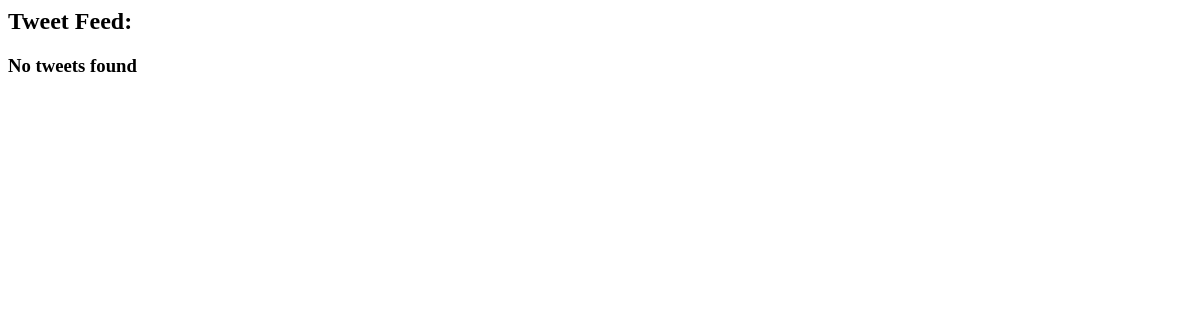
The page /tweet/61/ on the database as committed earlier.
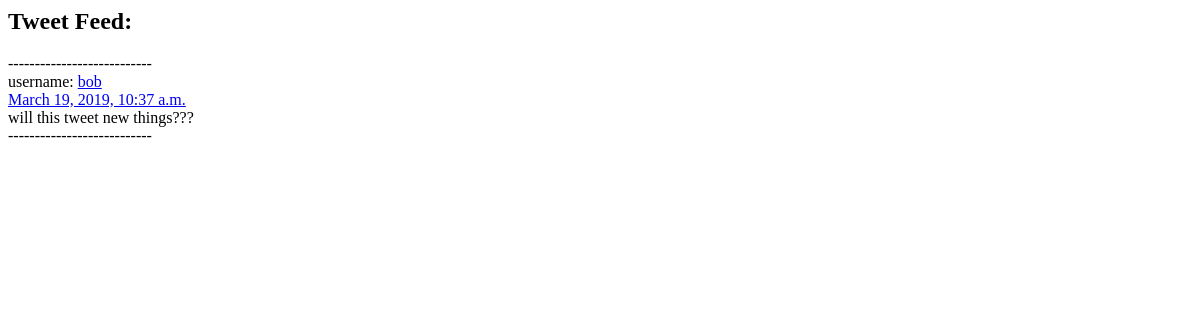
The same page on the database as committed later.
### twitterdjango/tweet/models.py (models this page shows)
class Tweet(models.Model):
    body = models.CharField(max_length=140)
    date_created = models.DateTimeField(auto_now_add=True, blank=True)
    userprofile = models.ForeignKey(
        TwitterUser, on_delete=models.CASCADE)

### twitterdjango/twitteruser/models.py (models this page shows)
class TwitterUser(models.Model):
    username = models.CharField(max_length=15)
    date_created = models.DateTimeField(auto_now_add=True, blank=True)
    bio = models.CharField(max_length=200)
    user = models.OneToOneField(User, on_delete=models.CASCADE)
    following = models.ManyToManyField('self', symmetrical=False, blank=True)

### twitterdjango/tweet/views.py (the view)
# urls.py: path('tweet/<int:pk>/', views.tweetid, name='tweetid'),
def tweetid(request, pk):
    html = 'twitterfeed.html'
    page_options = {}
    tweet = Tweet.objects.filter(pk=pk)
    page_options.update({"tweets": tweet})
    return render(request, html, page_options)

### twitterdjango/templates/twitterfeed.html (shortened to what this page needs)
<h2>Tweet Feed:</h2>
<div class="pure-menu pure-menu-scrollable">
  {%for tweet in tweets%}
  <div>
    <div>---------------------------</div>
    <div>
      username:
      <a href="{% url 'profile' tweet.userprofile.username %}">
        {{ tweet.userprofile.username }}
      </a>
    </div>
    <div>
      <a href="{%url 'tweetid' tweet.pk%}">{{ tweet.date_created }} </a>
    </div>
    <div>{{ tweet.body }}</div>
    <div>---------------------------</div>
    {%endfor%} {%if not tweets%}
  </div>
  <h3>No tweets found</h3>
  {%endif%}
</div>

Rows that differ between the two databases and show on the page:
added Tweet: userprofile.username "bob", date_created "March 19, 2019, 10:37 a.m.", body "will this tweet new things???"
Other text that changed with them:
text no longer shown: "No tweets found"
